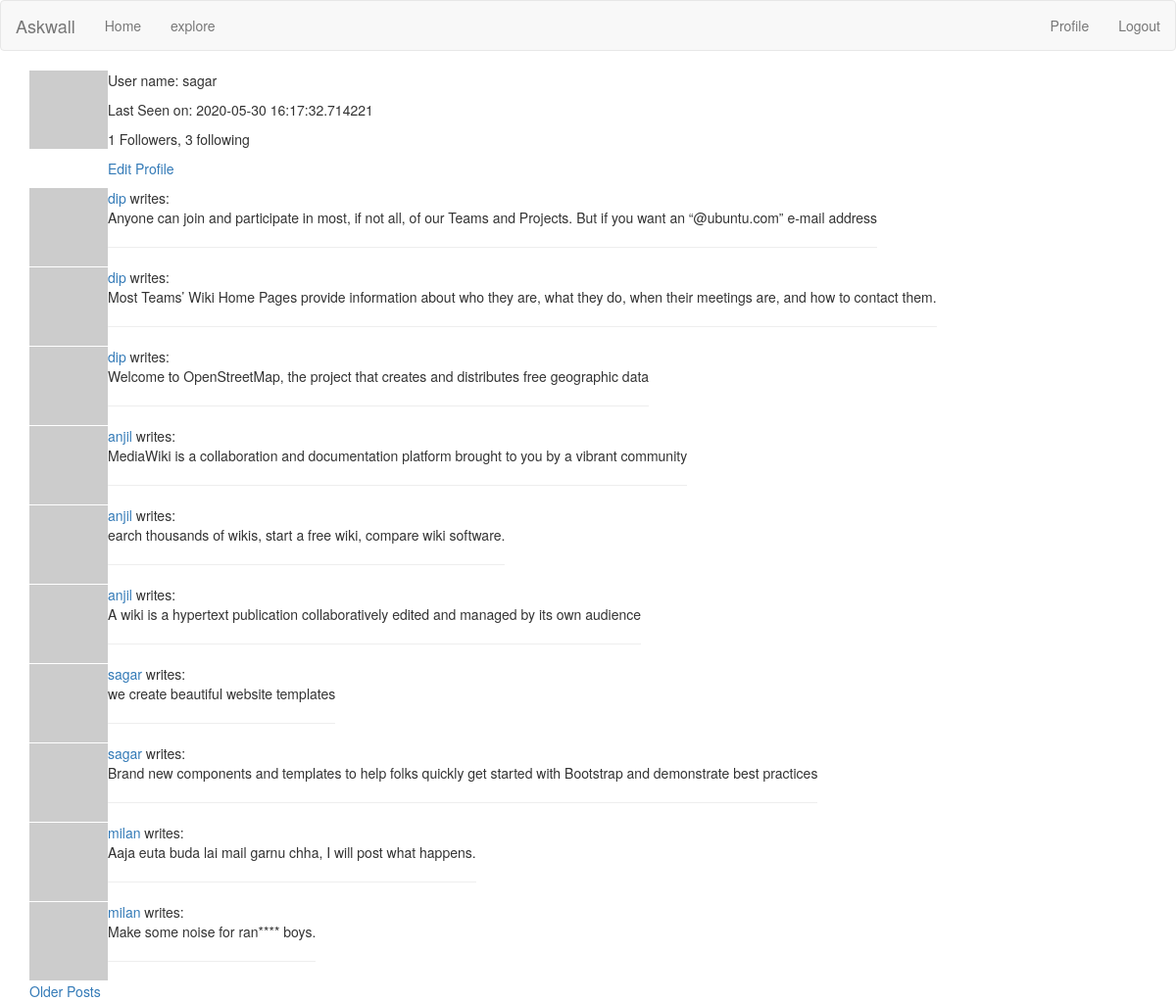
The page /user/sagar (signed in) on the database as committed earlier.
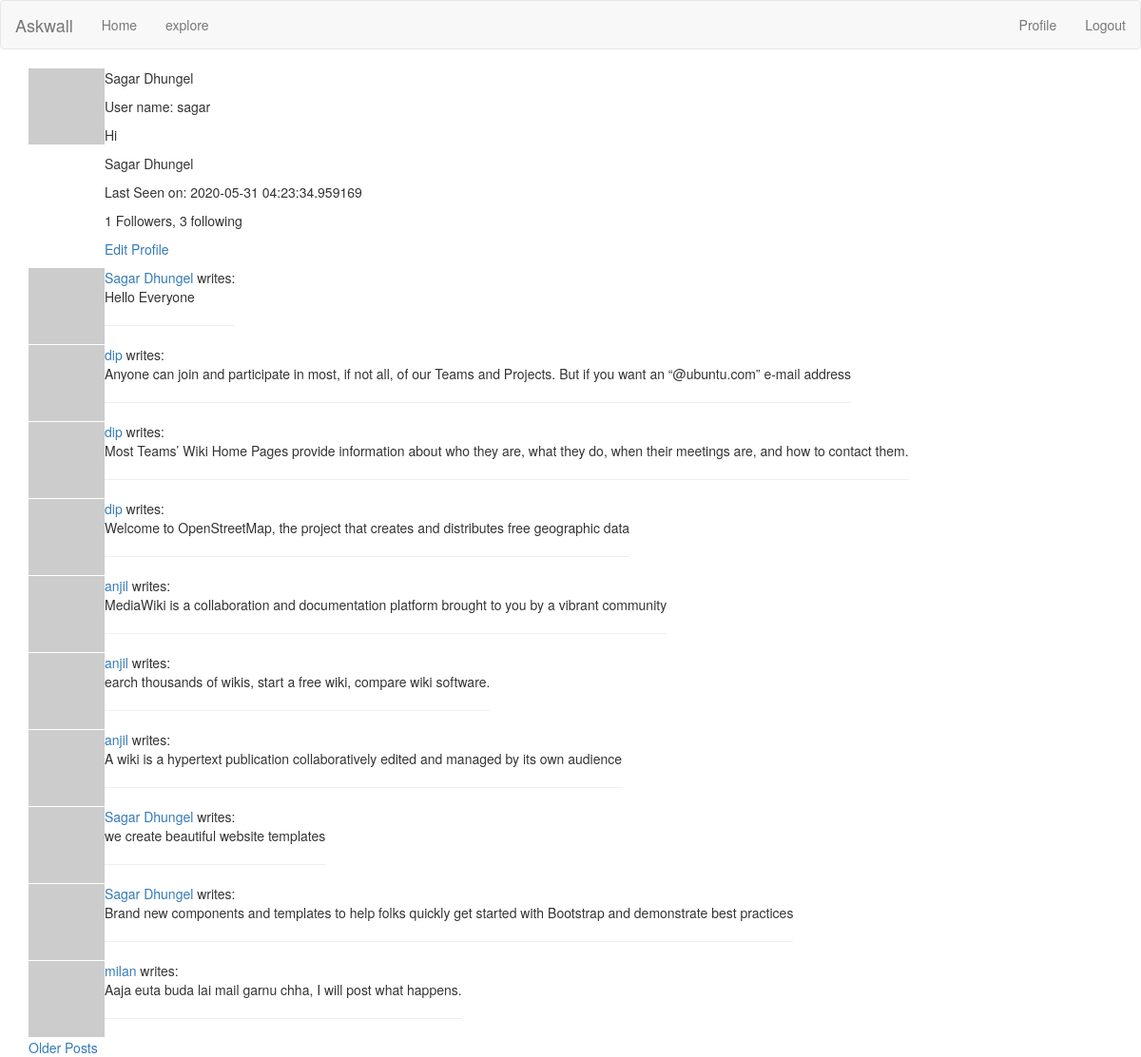
The same page on the database as committed later.
### app/models.py (models this page shows, shortened)
class User(UserMixin, db.Model):
	id = db.Column(db.Integer, primary_key= True)
	username = db.Column(db.String(64), index = True)
	profile_name = db.Column(db.String(64))
	email = db.Column(db.String(120), index = True)
	password_hash = db.Column(db.String(128))
	posts = db.relationship('Post', backref='author', lazy='dynamic')
	about_me = db.Column(db.String(150))
	last_seen = db.Column(db.DateTime, default=datetime.utcnow)
	followed = db.relationship(
		'User', secondary=followers,
		primaryjoin = (followers.c.follower_id == id),
		secondaryjoin = (followers.c.followed_id == id),
		backref = db.backref('followers', lazy='dynamic'), lazy ='dynamic')
	def avatar(self, size):
		digest = md5(self.email.lower().encode('utf-8')).hexdigest()
		return 'http://www.gravatar.com/avatar/{}?d=identicon&s={}'.format(digest, size)

class Post(db.Model):
	id = db.Column(db.Integer, primary_key = True)
	body = db.Column(db.String(140))
	timestamp = db.Column(db.DateTime, index= True, default=datetime.utcnow)
	user_id = db.Column(db.Integer, db.ForeignKey('user.id'))

### app/routes.py (the view)
@app.route('/user/<username>')
@login_required
def user(username):
	user = User.query.filter_by(username=username).first_or_404()
	page = request.args.get('page', 1, type=int)
	posts = Post.query.order_by(Post.timestamp.desc()).paginate(
		page, app.config['POSTS_PER_PAGE'], False)
	next_url = url_for('user', username=user.username, page=posts.next_num) if posts.has_next else None
	prev_url = url_for('user', username=user.username, page = posts.prev_num) if posts.has_prev else None
	form = EmptyForm()
	return render_template('user.html', user=user, posts=posts.items, prev_url=prev_url, next_url=next_url)

### app/models.py (called while the page is built)
@login.user_loader
def load_user(id):
	return User.query.get(int(id))

### app/routes.py (called while the page is built)
@app.before_request
def before_request():
	if current_user.is_authenticated:
		current_user.last_seen = datetime.utcnow()
		db.session.commit()

### app/templates/user.html (shortened to what this page needs)
{% extends "base.html" %}
{% block app_content %}
<div>
	<table>
		<tr valign="top">
			<td><img src="{{ user.avatar(128) }}"></td>
			<td>
				{% if user.profile_name %}
					<p> {{ user.profile_name }}</p>
				{% endif %}
				<p> User name: {{ user.username }}</p>
				{% if user.about_me %}
					<p> {{ user.about_me }}</p>
				{% endif %}
				{% if user.profile_name %}
					<p> {{ user.profile_name }}</p>
				{% endif %}
				{% if user.last_seen %}
					<p>Last Seen on: {{ user.last_seen }}</p>
				{% endif %}
				<p> {{user.followers.count() }} Followers, {{ user.followed.count() }} following</p>
				{% if user == current_user %}
					<p><a href="{{ url_for('edit_profile') }}">Edit Profile</a></p>
				{% elif current_user.is_following(user) %}
				<p><a href="{{ url_for('unfollow', username= user.username) }}">UnFollow</a></p>
				{% elif not current_user.is_following(user) %}
				<p><a href="{{ url_for('follow', username= user.username) }}">Follow</a></p>
				{% endif %}
			</td>
		</tr>
	</table>
	{% for post in posts %}
		{% include "_post.html" %}
	{% endfor %}
	{% if next_url %}
		<a href="{{ next_url }}">Older Posts</a>
	{% endif %}
</div>
{% endblock %}

### app/templates/base.html (shortened to what this page needs)
{% extends 'bootstrap/base.html' %}
{% block styles -%}
{{super()}}
    <link href="static/css/style.css" rel="stylesheet">
{% endblock styles %}
{% block navbar %}
    <nav class="navbar navbar-default">
            <div class="navbar-header">
                <a class="navbar-brand" href="{{ url_for('index') }}">Askwall</a>
            </div>
            <div class="collapse navbar-collapse" id="bs-example-navbar-collapse-1">
                <ul class="nav navbar-nav">
                    <li><a href="{{ url_for('index') }}">Home</a></li>
                    <li><a href="{{ url_for('explore') }}">explore</a></li>
                </ul>
                <ul class="nav navbar-nav navbar-right">
                    {% if current_user.is_anonymous %}
                    <li><a href="{{ url_for('login') }}">Login</a></li>
                    {% else %}
                    <li><a href="{{ url_for('user', username=current_user.username) }}">Profile</a></li>
                    <li><a href="{{ url_for('logout') }}">Logout</a></li>
                    {% endif %}
                </ul>
            </div>
    </nav>
{% endblock %}
{% block content %}
    <div class="container">
        {% block app_content %}{% endblock %}
    </div>
{% endblock %}

### app/templates/_post.html
<table>
    <tr valign="top">
        <td><img src="{{ post.author.avatar(40) }}"></td>
        <td>{% if post.author.profile_name %}
	        	<a href="{{ url_for('user', username=post.author.username) }}">{{ post.author.profile_name }}</a>
        	{% else %}
        		<a href="{{ url_for('user', username=post.author.username) }}">{{ post.author.username }}</a>
        	{% endif %} writes:<br>{{ post.body }}<hr></td>
    </tr>
</table>

Rows that differ between the two databases and show on the page:
no longer on this page (row unchanged): Post: author.username "milan", body "Make some noise for ran**** boys."
changed User "sagar": profile_name (not shown) → "Sagar Dhungel"; about_me (not shown) → "Hi"; last_seen "2020-05-30 16:17:32.714221" → "2020-05-31 04:23:34.959169"
added Post: author.profile_name "Sagar Dhungel", body "Hello Everyone"
changed through a linked row, Post "we create beautiful website templates": author.profile_name (not shown) → "Sagar Dhungel"; author.username "sagar" → (not shown)
changed through a linked row, Post (number 9 of 10 on the later page): author.profile_name (not shown) → "Sagar Dhungel"; author.username "sagar" → (not shown)
